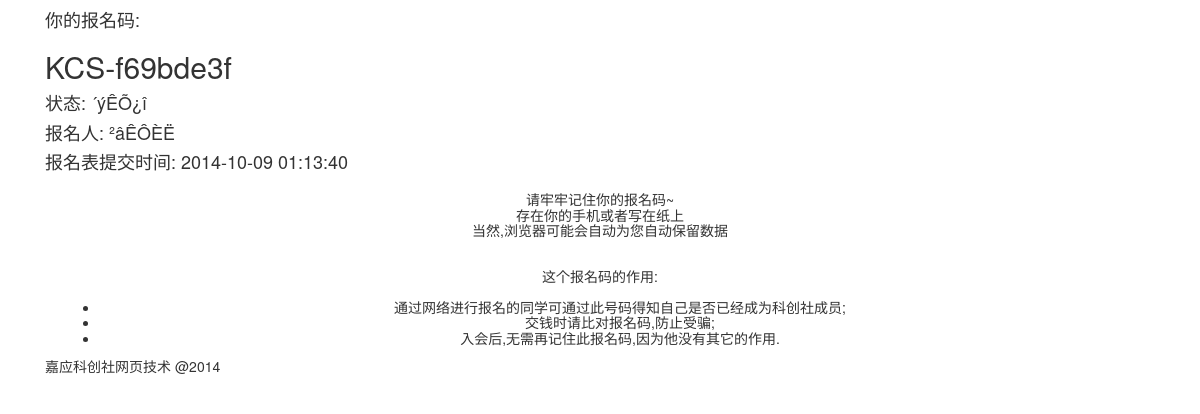
Screenshot of /page/registercode.php?code=KCS-f69bde3f with the database file from the repository.
### tables this page shows
CREATE TABLE `registration_info` (
  `id` int(11) NOT NULL AUTO_INCREMENT,
  `activityname` text NOT NULL,
  `registertype` text NOT NULL COMMENT '×¢²áÀàÐÍ',
  `name` text NOT NULL COMMENT 'ÐÕÃû',
  `sex` text NOT NULL COMMENT 'ÐÔ±ð',
  `longtel` text NOT NULL COMMENT '³¤ºÅ',
  `shorttel` int(11) NOT NULL COMMENT '¶ÌºÅ',
  `address` text NOT NULL COMMENT '×¡Ö·',
  `qq` text NOT NULL COMMENT 'qq',
  `birthday` text NOT NULL COMMENT 'ÉúÈÕ',
  `college` text NOT NULL COMMENT 'Ñ§Ôº°à¼¶',
  `politicalstatus` text NOT NULL COMMENT 'ÕþÖÎÃæÃ²',
  `fromwhere` text NOT NULL COMMENT '¼ÒÏç',
  `knowusfrom` text NOT NULL COMMENT '´ÓÄÄÀïÁË½âµ½ÎÒÃÇ',
  `handinmoneytype` text NOT NULL COMMENT '½»Ç®·½Ê½',
  `whatwillyoulearn` text NOT NULL COMMENT 'ÏëÒªÑ§Ê²Ã´',
  `handinmoneykey` text NOT NULL COMMENT '½»Ç®Ð£¶ÔÖµ',
  `duty` text NOT NULL COMMENT 'µ£ÈÎÖ°Î»',
  `honor` text NOT NULL COMMENT '»ñ½±Çé¿ö',
  `introduce` text NOT NULL COMMENT '×ÔÎÒ½éÉÜ',
  `department` text NOT NULL COMMENT 'ËùÑ¡²¿ÃÅ',
  `obeydistribute` text NOT NULL COMMENT '·þ´Ó·ÖÅä',
  `departmentyouknow` text NOT NULL COMMENT 'Äã¶ÔÓÚËùÑ¡²¿ÃÅµÄÀí½â',
  `submittime` datetime NOT NULL,
  `formstatus` text NOT NULL COMMENT '±¨Ãû±íµ±Ç°×´Ì¬',
  PRIMARY KEY (`id`)
);

### plugin/php/sqlhelper.php (called while the page is built, shortened)
<?php
class sqlhelper{
	public function mysql($sql){
		$rerere = mysql_query($sql);
		return $rerere;
	}
}
?>

### page/registercode.php (the view, shortened to what this page needs)
<?php
require_once(ROOT_PATH.PLUG_PATH.'/php/sqlhelper.php');
?>
<?php
if(is_array($_GET)&&count($_GET)>0){
    if(isset($_GET["code"])){
        $code=$_GET["code"];
    }else{
        $code="";
    }
}else{
    $code="";
}
?>
<!DOCTYPE html>
<html>
<head>
    <?php echo constant( 'JQuery_DEFINE');echo constant( 'BOOTSTRAP_DEFINE');?>
    <link rel="stylesheet/less" href="<?php echo constant("CSS_PATH")?>common.less">
    <link rel="stylesheet/less" href="<?php echo constant("CSS_PATH")?>joinus.less">
    <link rel="stylesheet/less" href="<?php echo constant("CSS_PATH")?>registercode.less">
</head>
<body>
    <div class='container mainContainer'>
        <?php
        if($code!=""){
            $nc = new sqlhelper();
            $code = mysql_real_escape_string($code);
            $result = $nc->mysql("select name,formstatus,submittime from registration_info where handinmoneykey = '$code'");
            $row = mysql_fetch_array($result);
            $name = $row['name'];
            $formstatus = $row['formstatus'];
            $submittime = $row['submittime'];
        ?>
        <div class="col-md-12 col-sm-12 col-xs-12 div_registercodeContainer">
            <h4>你的报名码:</h4>
            <h2><?php echo $code; ?></h2>
            <h4 class="h4_status">状态: <?php echo $formstatus;?></h4>
            <h4 class="h4_status">报名人: <?php echo $name;?></h4>
            <h4 class="h4_status">报名表提交时间: <?php echo $submittime;?></h4>
        </div>
        <br style="clear:both">
        <div class="col-md-12 col-sm-12 col-xs-12 div_mainblock">
            <center>
                <div class="col-md-12 col-sm-12 col-xs-12 div_aboutthecode">
                    <h5>
                        请牢牢记住你的报名码~<br>
                        存在你的手机或者写在纸上<br>
                        当然,浏览器可能会自动为您自动保留数据<br>
                        <br><br>
                        <coffee>这个报名码的作用:</coffee><br><br>
                        <ul>
                            <li>通过网络进行报名的同学可通过此号码得知自己是否已经成为科创社成员;</li>
                            <li>交钱时请比对报名码,防止受骗;</li>
                            <li>入会后,无需再记住此报名码,因为他没有其它的作用.</li>
                        </ul>
                    </h5>
                </div>
            </center>
                    <p class="font-lightcoffee p_technioffer">嘉应科创社网页技术 @2014</p>
        </div>
        <?php
        }
        ?>
    </div>
</body>
</html>

### rows the page displays
registration_info: formstatus "´ýÊÕ¿î", name "²âÊÔÈË", submittime "2014-10-09 01:13:40"

### other values shown
$code "KCS-f69bde3f"
